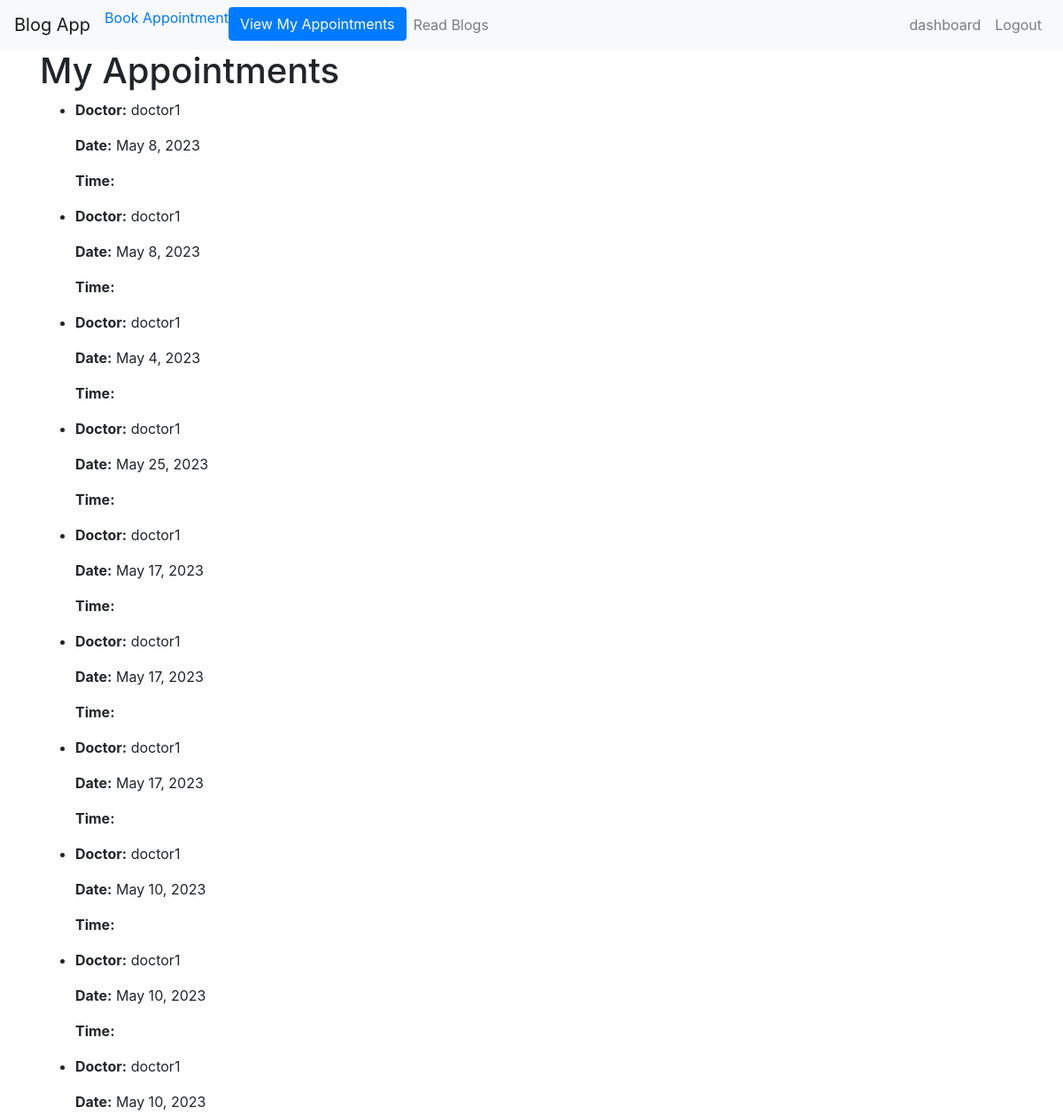
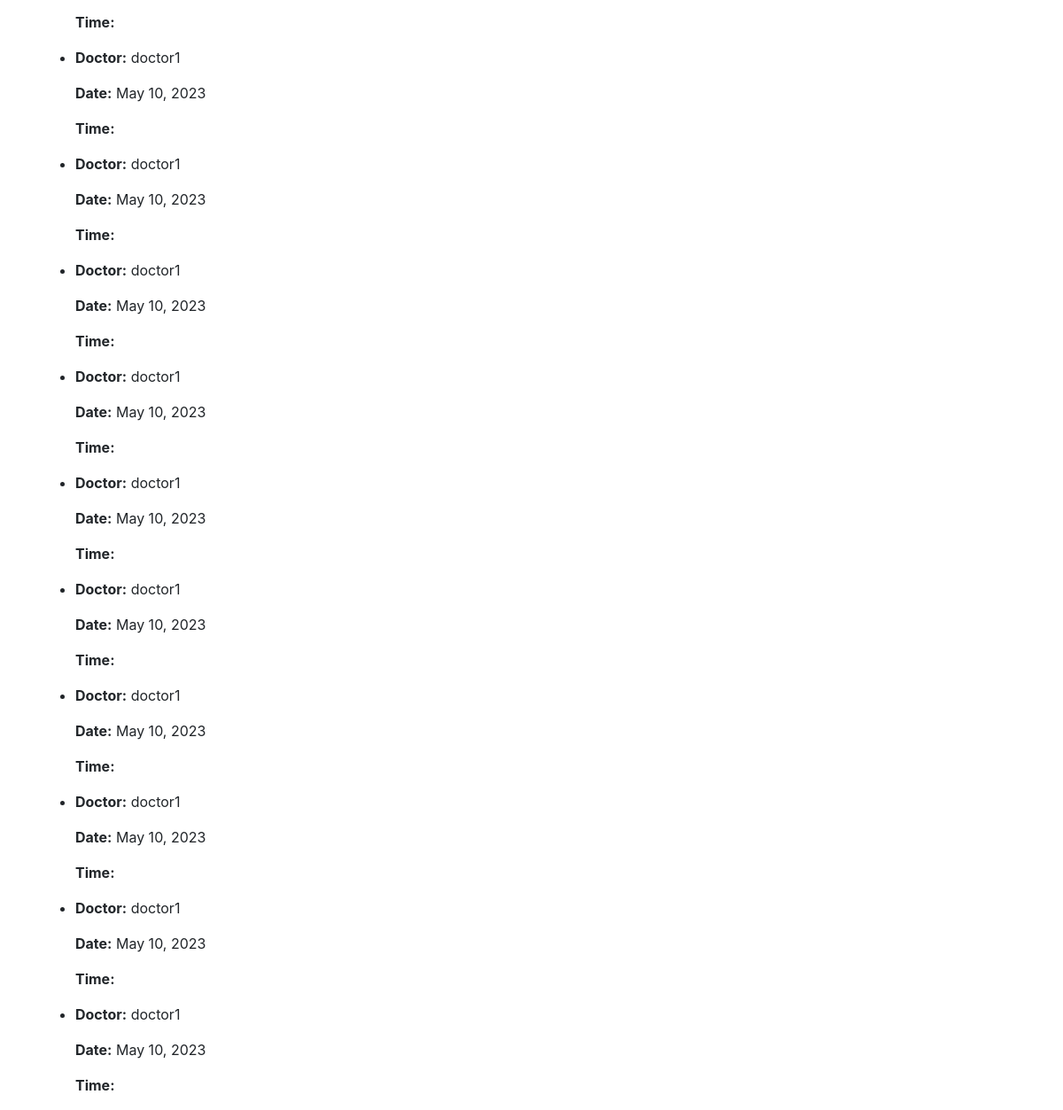
/appointment/appointments-patients/ (signed in), run on the app's committed database (2 pictures, top to bottom).
### appointment/models.py (models this page shows, shortened)
class Appointment(models.Model):
    doctor = models.ForeignKey(Doctor, on_delete=models.CASCADE)
    patient = models.ForeignKey(User, on_delete=models.CASCADE)
    date = models.DateField()
    start_time = models.TimeField()
    end_time = models.TimeField(null=True, blank=True)

class Doctor(models.Model):
    name = models.CharField(max_length=100)
    profile_picture = models.ImageField(upload_to='profiles/')
    speciality = models.CharField(max_length=100)
    user = models.OneToOneField(User, on_delete=models.CASCADE)

### appointment/views.py (the view)
# urls.py: path('appointments-patients/', views.patient_appointments, name='patient_appointments'),
@login_required
def patient_appointments(request):
    appointments = Appointment.objects.filter(patient=request.user)
    return render(request, 'appointment/patients_appointments.html', {'appointments': appointments})

### templates/appointment/patients_appointments.html
{% extends 'base.html' %}
{% block content %}
    <h1>My Appointments</h1>
    {% if appointments %}
        <ul>
        {% for appointment in appointments %}
            <li>
                <p><strong>Doctor:</strong> {{ appointment.doctor.name }}</p>
                <p><strong>Date:</strong> {{ appointment.date }}</p>
                <p><strong>Time:</strong> {{ appointment.time }}</p>
            </li>
        {% endfor %}
        </ul>
    {% else %}
        <p>You haven't booked any appointments yet.</p>
    {% endif %}
{% endblock %}

### data on the page
Appointment: doctor.name "doctor1", date "May 8, 2023"
Appointment: doctor.name "doctor1", date "May 8, 2023"
Appointment: doctor.name "doctor1", date "May 4, 2023"
Appointment: doctor.name "doctor1", date "May 25, 2023"
Appointment: doctor.name "doctor1", date "May 17, 2023"
Appointment: doctor.name "doctor1", date "May 17, 2023"
Appointment: doctor.name "doctor1", date "May 17, 2023"
Appointment: doctor.name "doctor1", date "May 10, 2023"
Appointment: doctor.name "doctor1", date "May 10, 2023"
Appointment: doctor.name "doctor1", date "May 10, 2023"
Appointment: doctor.name "doctor1", date "May 10, 2023"
Appointment: doctor.name "doctor1", date "May 10, 2023"
Appointment: doctor.name "doctor1", date "May 10, 2023"
Appointment: doctor.name "doctor1", date "May 10, 2023"
Appointment: doctor.name "doctor1", date "May 10, 2023"
Appointment: doctor.name "doctor1", date "May 10, 2023"
Appointment: doctor.name "doctor1", date "May 10, 2023"
Appointment: doctor.name "doctor1", date "May 10, 2023"
Appointment: doctor.name "doctor1", date "May 10, 2023"
Appointment: doctor.name "doctor1", date "May 10, 2023"
